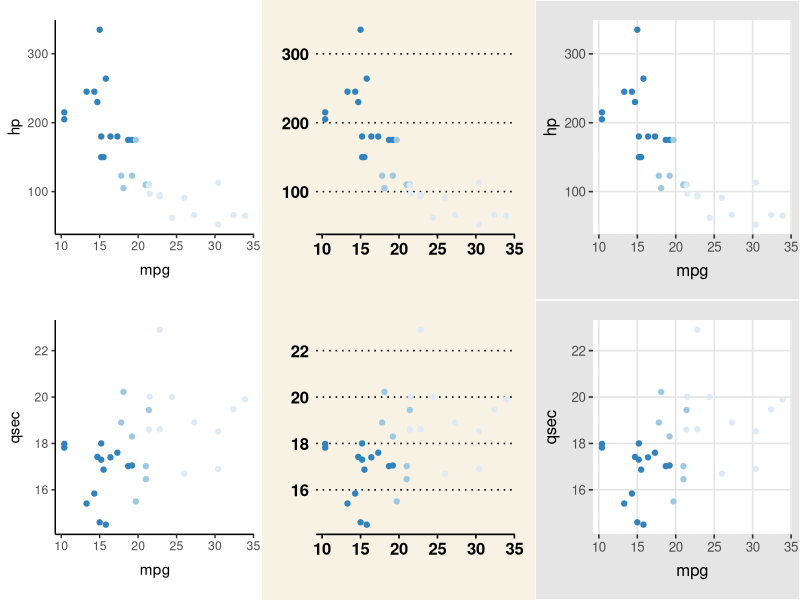

Here is the R script that generated this plot:
## ---- chunk 1
library(dplyr)
library(magrittr)
library(knitr)
library(ggplot2)
library(ggthemes)
knitr::opts_chunk$set(cache=TRUE, autodep=TRUE)
## ---- chunk 2
kable(mtcars[1:3, ], caption="\\label{tbl:cars}First three rows
      from the `mtcars` dataset.")
## ---- chunk 3
iris %>% head(4) %>% kable(format="latex", digits=2, row.names=T,
  caption="\\label{tbl:float_tbl}Floating table")
## ---- chunk 4
suppressMessages(library(gridExtra, warn.conflicts = F))
p <- ggplot(mtcars, aes(x=mpg, col=factor(cyl))) +
    scale_color_brewer("Set1", guide=F)
a <- p + geom_point(aes(y=hp))
b <- p + geom_point(aes(y=qsec))
t1 <- theme_classic()
t2 <- theme_wsj()
t3 <- theme_igray()

f <- ggplotGrob

rbind(cbind( f(a+t1), f(a+t2), f(a+t3) ),
      cbind( f(b+t1), f(b+t2), f(b+t3) )) %>% plot
